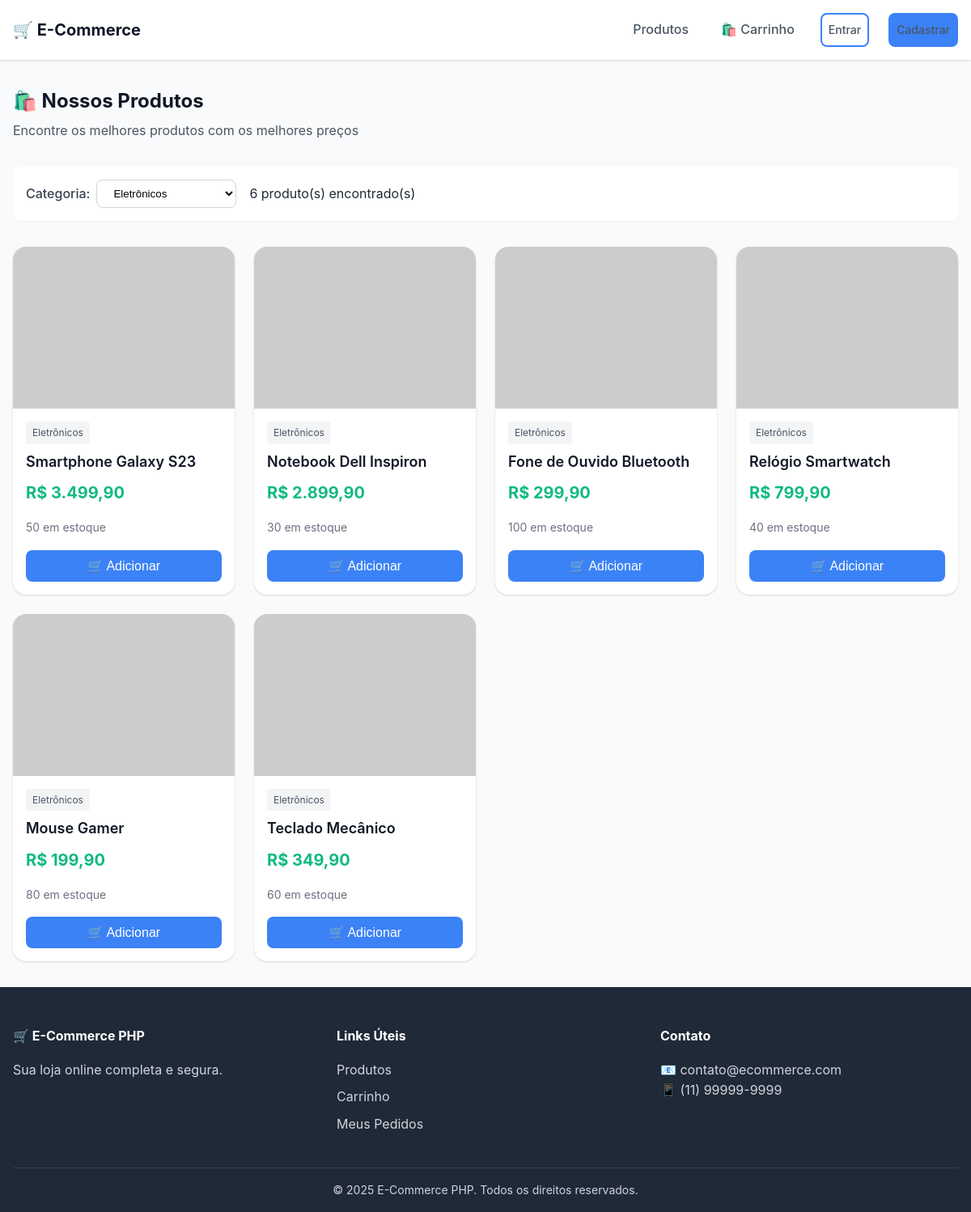
/index.php?categoria=Eletrônicos, run on the app's committed database.
### tables this page shows
CREATE TABLE IF NOT EXISTS produtos (
    id INT AUTO_INCREMENT PRIMARY KEY,
    nome VARCHAR(200) NOT NULL,
    descricao TEXT,
    preco DECIMAL(10, 2) NOT NULL,
    estoque INT NOT NULL DEFAULT 0,
    categoria VARCHAR(50),
    imagem VARCHAR(500),
    ativo TINYINT(1) DEFAULT 1,
    data_cadastro TIMESTAMP DEFAULT CURRENT_TIMESTAMP,
    INDEX idx_categoria (categoria),
    INDEX idx_ativo (ativo)
);

### includes/functions.php (called while the page is built, shortened)
<?php
function escape($string) {
    return htmlspecialchars($string, ENT_QUOTES, 'UTF-8');
}
function formatMoney($value) {
    return 'R$ ' . number_format($value, 2, ',', '.');
}

### index.php (the view, shortened to what this page needs)
<?php
require_once 'includes/functions.php';
$pdo = getConnection();
$categoriaFiltro = isset($_GET['categoria']) ? trim($_GET['categoria']) : '';
$stmtCategorias = $pdo->query("SELECT DISTINCT categoria FROM produtos WHERE ativo = 1 AND categoria IS NOT NULL ORDER BY categoria");
$categorias = $stmtCategorias->fetchAll(PDO::FETCH_COLUMN);
if ($categoriaFiltro) {
    $stmt = $pdo->prepare("SELECT * FROM produtos WHERE ativo = 1 AND categoria = ? ORDER BY data_cadastro DESC");
    $stmt->execute([$categoriaFiltro]);
} else {
    $stmt = $pdo->query("SELECT * FROM produtos WHERE ativo = 1 ORDER BY data_cadastro DESC");
}
$produtos = $stmt->fetchAll();
include 'includes/header.php';
?>
<div class="page-title">
    <h1>🛍️ Nossos Produtos</h1>
    <p>Encontre os melhores produtos com os melhores preços</p>
</div>
<div class="filters">
    <div class="filter-group">
        <label for="categoria">Categoria:</label>
        <select id="categoria" onchange="filtrarPorCategoria(this.value)">
            <?php foreach ($categorias as $cat): ?>
                <option value="<?php echo escape($cat); ?>" <?php echo $categoriaFiltro === $cat ? 'selected' : ''; ?>>
                    <?php echo escape($cat); ?>
                </option>
            <?php endforeach; ?>
        </select>
    </div>
    <div class="filter-group">
        <span><?php echo count($produtos); ?> produto(s) encontrado(s)</span>
    </div>
</div>
<?php if (empty($produtos)): ?>
    <div class="cart-empty">
        <div class="cart-empty-icon">📦</div>
        <h2>Nenhum produto encontrado</h2>
        <p>Não encontramos produtos para a categoria selecionada.</p>
        <a href="index.php" class="btn btn-primary">Ver todos os produtos</a>
    </div>
<?php else: ?>
    <div class="products-grid">
        <?php foreach ($produtos as $produto): ?>
            <div class="product-card">
                <img src="<?php echo escape($produto['imagem']); ?>"
                     alt="<?php echo escape($produto['nome']); ?>"
                     class="product-image"
                     onerror="this.src='https://via.placeholder.com/400x300?text=Sem+Imagem'">
                <div class="product-info">
                    <span class="product-category"><?php echo escape($produto['categoria']); ?></span>
                    <h3 class="product-name"><?php echo escape($produto['nome']); ?></h3>
                    <div class="product-price"><?php echo formatMoney($produto['preco']); ?></div>
                    <div class="product-stock <?php echo $produto['estoque'] < 5 ? ($produto['estoque'] == 0 ? 'out' : 'low') : ''; ?>">
                        <?php if ($produto['estoque'] > 0): ?>
                            <?php echo $produto['estoque']; ?> em estoque
                        <?php else: ?>
                            Esgotado
                        <?php endif; ?>
                    </div>
                    <?php if ($produto['estoque'] > 0): ?>
                        <button class="btn btn-primary btn-block btn-add-cart"
                                data-produto-id="<?php echo $produto['id']; ?>">
                            🛒 Adicionar
                        </button>
                    <?php else: ?>
                        <button class="btn btn-secondary btn-block" disabled>
                            Indisponível
                        </button>
                    <?php endif; ?>
                </div>
            </div>
        <?php endforeach; ?>
    </div>
<?php endif; ?>
<?php include 'includes/footer.php'; ?>

### css/style.css (style rules this page uses)
:root { --primary-color: #3b82f6; --primary-hover: #2563eb; --secondary-color: #6366f1; --success-color: #10b981; --warning-color: #f59e0b; --danger-color: #ef4444; --info-color: #06b6d4; --white: #ffffff; --gray-50: #f9fafb; --gray-100: #f3f4f6; --gray-200: #e5e7eb; --gray-300: #d1d5db; --gray-400: #9ca3af; --gray-500: #6b7280; --gray-600: #4b5563; --gray-700: #374151; --gray-800: #1f2937; --gray-900: #111827; --font-family: -apple-system, BlinkMacSystemFont, 'Segoe UI', Roboto, Oxygen, Ubuntu, sans-serif; --font-size-xs: 0.75rem; --font-size-sm: 0.875rem; --font-size-base: 1rem; --font-size-lg: 1.125rem; --font-size-xl: 1.25rem; --font-size-2xl: 1.5rem; --font-size-3xl: 1.875rem; --spacing-xs: 0.25rem; --spacing-sm: 0.5rem; --spacing-md: 1rem; --spacing-lg: 1.5rem; --spacing-xl: 2rem; --spacing-2xl: 3rem; --border-radius-sm: 0.25rem; --border-radius: 0.5rem; --border-radius-lg: 1rem; --border-radius-full: 9999px; --shadow-sm: 0 1px 2px 0 rgba(0, 0, 0, 0.05); --shadow: 0 1px 3px 0 rgba(0, 0, 0, 0.1), 0 1px 2px 0 rgba(0, 0, 0, 0.06); --shadow-md: 0 4px 6px -1px rgba(0, 0, 0, 0.1), 0 2px 4px -1px rgba(0, 0, 0, 0.06); --shadow-lg: 0 10px 15px -3px rgba(0, 0, 0, 0.1), 0 4px 6px -2px rgba(0, 0, 0, 0.05); --transition-fast: 150ms ease; --transition: 300ms ease; }
*, *::before, *::after { box-sizing: border-box; margin: 0; padding: 0; }
html { scroll-behavior: smooth; }
body { font-family: var(--font-family); font-size: var(--font-size-base); line-height: 1.6; color: var(--gray-800); background-color: var(--gray-50); min-height: 100vh; display: flex; flex-direction: column; }
img { max-width: 100%; height: auto; display: block; }
.btn { display: inline-flex; align-items: center; justify-content: center; gap: var(--spacing-sm); padding: var(--spacing-sm) var(--spacing-lg); font-size: var(--font-size-base); font-weight: 500; border-radius: var(--border-radius); border: 2px solid transparent; cursor: pointer; transition: all var(--transition-fast); text-decoration: none; }
.btn-primary { background: var(--primary-color); color: var(--white); }
.btn-block { width: 100%; }
.products-grid { display: grid; grid-template-columns: repeat(auto-fill, minmax(260px, 1fr)); gap: var(--spacing-lg); }
.product-card { background: var(--white); border-radius: var(--border-radius-lg); box-shadow: var(--shadow); overflow: hidden; transition: transform var(--transition), box-shadow var(--transition); }
.product-image { width: 100%; height: 200px; object-fit: cover; background: var(--gray-100); }
.product-info { padding: var(--spacing-md); }
.product-category { display: inline-block; padding: var(--spacing-xs) var(--spacing-sm); background: var(--gray-100); color: var(--gray-600); font-size: var(--font-size-xs); border-radius: var(--border-radius-sm); margin-bottom: var(--spacing-sm); }
.product-name { font-size: var(--font-size-lg); font-weight: 600; color: var(--gray-900); margin-bottom: var(--spacing-sm); display: -webkit-box; -webkit-line-clamp: 2; -webkit-box-orient: vertical; overflow: hidden; }
.product-price { font-size: var(--font-size-xl); font-weight: 700; color: var(--success-color); margin-bottom: var(--spacing-md); }
.product-stock { font-size: var(--font-size-sm); color: var(--gray-500); margin-bottom: var(--spacing-md); }
.filters { display: flex; flex-wrap: wrap; gap: var(--spacing-md); margin-bottom: var(--spacing-xl); padding: var(--spacing-md); background: var(--white); border-radius: var(--border-radius); box-shadow: var(--shadow-sm); }
.filter-group { display: flex; align-items: center; gap: var(--spacing-sm); }
.filter-group label { font-weight: 500; color: var(--gray-700); }
.filter-group select { padding: var(--spacing-sm) var(--spacing-md); border: 1px solid var(--gray-300); border-radius: var(--border-radius); background: var(--white); cursor: pointer; }
.page-title { margin-bottom: var(--spacing-xl); }
.page-title h1 { font-size: var(--font-size-2xl); color: var(--gray-900); margin-bottom: var(--spacing-xs); }
.page-title p { color: var(--gray-600); }

### data on the page
produtos: categoria "Eletrônicos", nome "Smartphone Galaxy S23", preco "R$ 3.499,90", estoque "50"
produtos: categoria "Eletrônicos", nome "Notebook Dell Inspiron", preco "R$ 2.899,90", estoque "30"
produtos: categoria "Eletrônicos", nome "Fone de Ouvido Bluetooth", preco "R$ 299,90", estoque "100"
produtos: categoria "Eletrônicos", nome "Relógio Smartwatch", preco "R$ 799,90", estoque "40"
produtos: categoria "Eletrônicos", nome "Mouse Gamer", preco "R$ 199,90", estoque "80"
produtos: categoria "Eletrônicos", nome "Teclado Mecânico", preco "R$ 349,90", estoque "60"

### other printed values
count($produtos) "6"
form field value "Eletrônicos"
